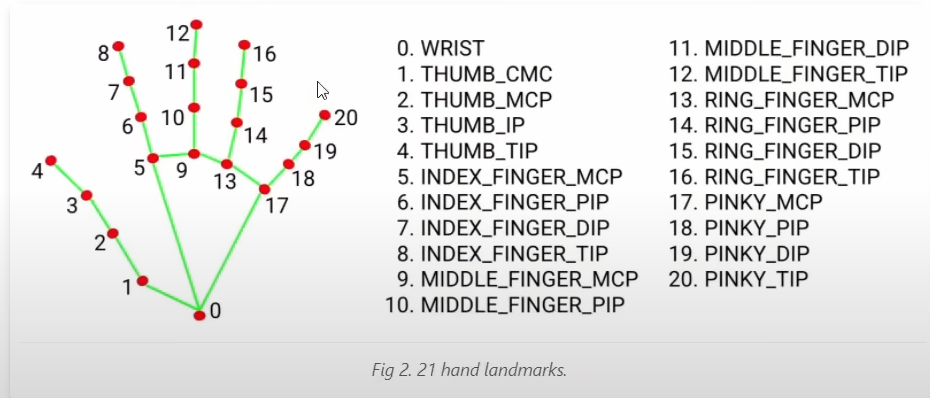
#> input picture Hand_Tracking/image.png, 930 x 398 px, given in place of the camera
$ python main.py
#> lines starting #> are read from the running program, lines starting #| are printed output that depends on the picture; after the words box and inside, x2 and y2 are one past the last pixel; in counts of white or black regions, pixels touching at a corner belong together
### File_Scanner/utlis.py
import cv2
import numpy as np

## TO STACK ALL THE IMAGES IN ONE WINDOW
def stackImages(imgArray,scale,lables=[]):
    rows = len(imgArray)
    cols = len(imgArray[0])
    rowsAvailable = isinstance(imgArray[0], list)
    width = imgArray[0][0].shape[1]
    height = imgArray[0][0].shape[0]
    if rowsAvailable:
        for x in range ( 0, rows):
            for y in range(0, cols):
                imgArray[x][y] = cv2.resize(imgArray[x][y], (0, 0), None, scale, scale)
                if len(imgArray[x][y].shape) == 2: imgArray[x][y]= cv2.cvtColor( imgArray[x][y], cv2.COLOR_GRAY2BGR)
        imageBlank = np.zeros((height, width, 3), np.uint8)
        hor = [imageBlank]*rows
        hor_con = [imageBlank]*rows
        for x in range(0, rows):
            hor[x] = np.hstack(imgArray[x])
            hor_con[x] = np.concatenate(imgArray[x])
        ver = np.vstack(hor)
        ver_con = np.concatenate(hor)
    else:
        for x in range(0, rows):
            imgArray[x] = cv2.resize(imgArray[x], (0, 0), None, scale, scale)
            if len(imgArray[x].shape) == 2: imgArray[x] = cv2.cvtColor(imgArray[x], cv2.COLOR_GRAY2BGR)
        hor= np.hstack(imgArray)
        hor_con= np.concatenate(imgArray)
        ver = hor
    if len(lables) != 0:
        eachImgWidth= int(ver.shape[1] / cols)
        eachImgHeight = int(ver.shape[0] / rows)
        print(eachImgHeight)
        for d in range(0, rows):
            for c in range (0,cols):
                cv2.rectangle(ver,(c*eachImgWidth,eachImgHeight*d),(c*eachImgWidth+len(lables[d])*13+27,30+eachImgHeight*d),(255,255,255),cv2.FILLED)
                # cv2.putText(ver,lables[d],(eachImgWidth*c+10,eachImgHeight*d+20),cv2.FONT_HERSHEY_COMPLEX,0.7,(255,0,255),2)
    return ver

# [13 lines left out: function reorder, not called in this run]


def biggestContour(contours):
    biggest = np.array([])
    max_area = 0
    for i in contours:
        area = cv2.contourArea(i)
        if area > 5000:
            peri = cv2.arcLength(i, True)
            approx = cv2.approxPolyDP(i, 0.02 * peri, True)
            if area > max_area and len(approx) == 4:
                biggest = approx
                max_area = area
    return biggest,max_area
# [7 lines left out: function drawRectangle, not called in this run]

def nothing(x):
    pass

def initializeTrackbars(intialTracbarVals=0):
    cv2.namedWindow("Trackbars")
    cv2.resizeWindow("Trackbars", 360, 240)
    cv2.createTrackbar("Threshold1", "Trackbars", 200,255, nothing)
    cv2.createTrackbar("Threshold2", "Trackbars", 200, 255, nothing)


def valTrackbars():
    Threshold1 = cv2.getTrackbarPos("Threshold1", "Trackbars")
    Threshold2 = cv2.getTrackbarPos("Threshold2", "Trackbars")
    src = Threshold1,Threshold2
    return src

### File_Scanner/main.py
import cv2
import cv2.img_hash
import numpy as np
# import File_Scanner.utlis as utlis
import utlis


########################################################################
webCamFeed = True
pathImage = "1.jpg"
cap = cv2.VideoCapture(0)
cap.set(10,160)
heightImg = 640
widthImg  = 480
########################################################################

utlis.initializeTrackbars()
count=0

while True:

    if webCamFeed:success, img = cap.read()
#> img is the input picture: shape (398, 930, 3); mean B, G, R 228, 229.1, 229.1
    else:img = cv2.imread(pathImage)
    img = cv2.resize(img, (widthImg, heightImg)) # RESIZE IMAGE
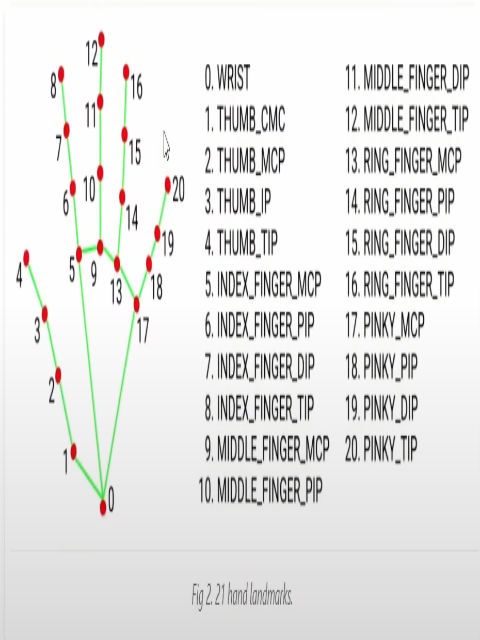
#> img: shape (640, 480, 3); mean B, G, R 228, 229, 229.1
    imgBlank = np.zeros((heightImg,widthImg, 3), np.uint8) # CREATE A BLANK IMAGE FOR TESTING DEBUGING IF REQUIRED
    imgGray = cv2.cvtColor(img, cv2.COLOR_BGR2GRAY) # CONVERT IMAGE TO GRAY SCALE
    imgBlur = cv2.GaussianBlur(imgGray, (5, 5), 1) # ADD GAUSSIAN BLUR
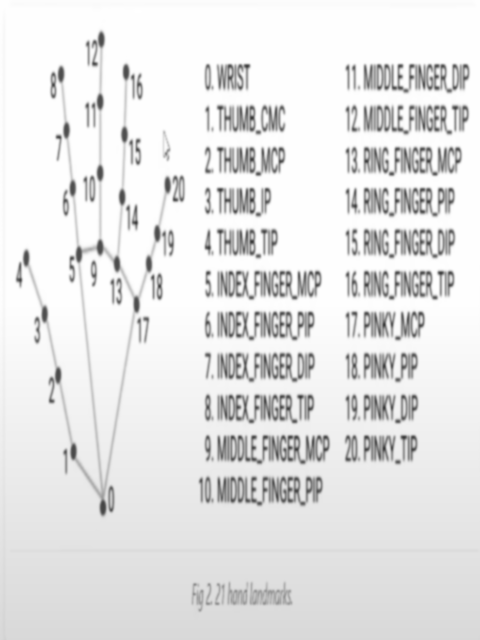
#> imgBlur: shape (640, 480); min 60, max 255, mean 228.9
    thres=utlis.valTrackbars() # GET TRACK BAR VALUES FOR THRESHOLDS
    imgThreshold = cv2.Canny(imgBlur,thres[0],thres[1]) # APPLY CANNY BLUR
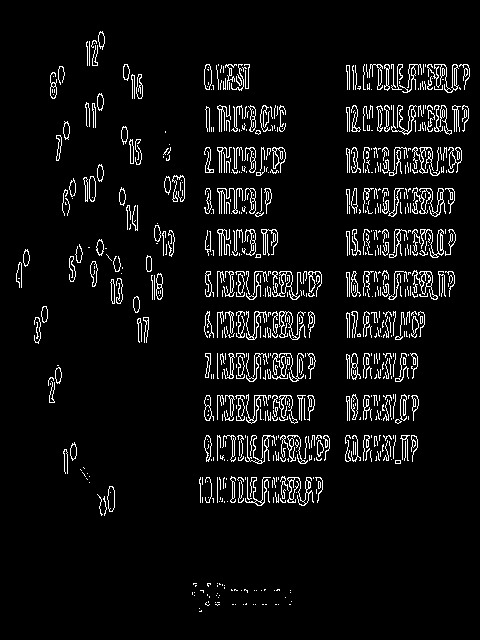
#> imgThreshold: shape (640, 480); 6.2% white in thin lines or dots, all inside (x1, y1, x2, y2) = (16, 31, 470, 612)
    kernel = np.ones((5, 5))
    imgDial = cv2.dilate(imgThreshold, kernel, iterations=2) # APPLY DILATION
#> imgDial: shape (640, 480); 31.4% white; 42 white regions, largest, box (x1, y1, x2, y2) and area: (200, 431, 334, 468) 4616, (342, 101, 473, 139) 4559, (195, 472, 327, 510) 4514
    imgThreshold = cv2.erode(imgDial, kernel, iterations=1)  # APPLY EROSION
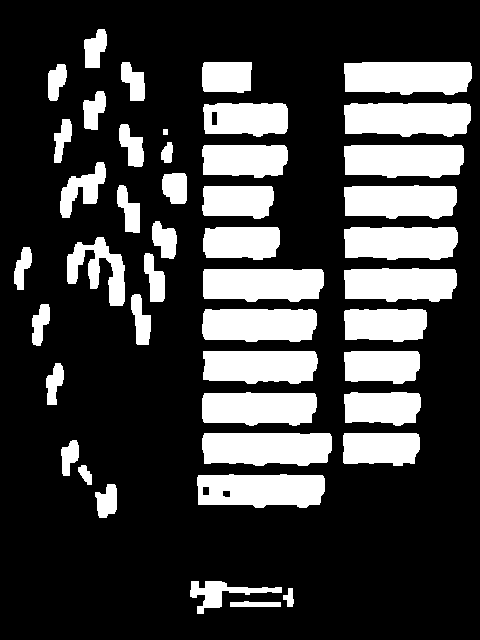
#> imgThreshold: shape (640, 480); 25.2% white; 45 white regions

    ## FIND ALL COUNTOURS
    imgContours = img.copy() # COPY IMAGE FOR DISPLAY PURPOSES
    imgBigContour = img.copy() # COPY IMAGE FOR DISPLAY PURPOSES
    contours, hierarchy = cv2.findContours(imgThreshold, cv2.RETR_EXTERNAL, cv2.CHAIN_APPROX_SIMPLE) # FIND ALL CONTOURS
#> contours = 45 contours; largest, box (x1, y1, x2, y2) and area: (202, 433, 332, 466) 3770, (344, 103, 471, 137) 3710, (197, 474, 325, 508) 3693, (344, 62, 472, 95) 3672, (344, 145, 464, 178) 3484
    cv2.drawContours(imgContours, contours, -1, (0, 255, 0), 10) # DRAW ALL DETECTED CONTOURS
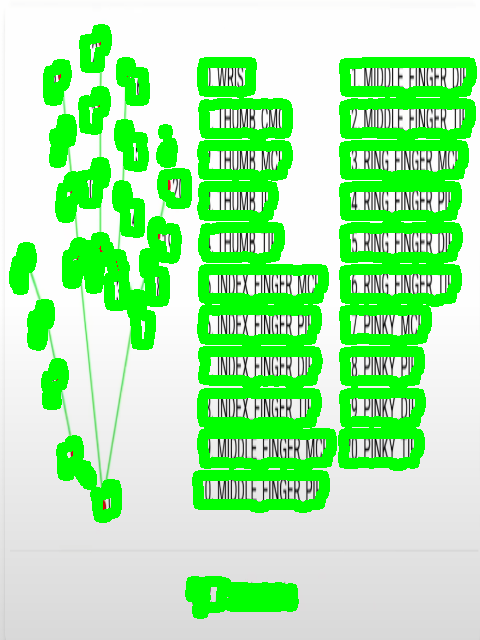
#> imgContours: shape (640, 480, 3); mean B, G, R 165.9, 238.1, 166


    # FIND THE BIGGEST COUNTOUR
    biggest, maxArea = utlis.biggestContour(contours) # FIND THE BIGGEST CONTOUR
#> the loop in biggestContour, `for i in contours:` made 45 passes
#> area on passes 1 to 12: 205, 105, 920, 497, 3693, 143, 383.5, 2196.5, 3769.5, 2147, 3299, 424.5
#> (i, area) on pass 35: ([[163, 129], [163, 134], [167, 134], [167, 129]], 20)
#> after the loop in biggestContour, `for i in contours:`: biggest = empty array; max_area = 0
#> biggest = empty array; maxArea = 0
    if biggest.size != 0:
        biggest=utlis.reorder(biggest)
        cv2.drawContours(imgBigContour, biggest, -1, (0, 255, 0), 20) # DRAW THE BIGGEST CONTOUR
        imgBigContour = utlis.drawRectangle(imgBigContour,biggest,2)
        pts1 = np.float32(biggest) # PREPARE POINTS FOR WARP
        pts2 = np.float32([[0, 0],[widthImg, 0], [0, heightImg],[widthImg, heightImg]]) # PREPARE POINTS FOR WARP
        matrix = cv2.getPerspectiveTransform(pts1, pts2)
        imgWarpColored = cv2.warpPerspective(img, matrix, (widthImg, heightImg))

        #REMOVE 20 PIXELS FORM EACH SIDE
        imgWarpColored=imgWarpColored[20:imgWarpColored.shape[0] - 20, 20:imgWarpColored.shape[1] - 20]
        imgWarpColored = cv2.resize(imgWarpColored,(widthImg,heightImg))

        # APPLY ADAPTIVE THRESHOLD
        imgWarpGray = cv2.cvtColor(imgWarpColored,cv2.COLOR_BGR2GRAY)
        imgAdaptiveThre= cv2.adaptiveThreshold(imgWarpGray, 255, 1, 1, 7, 2)
        imgAdaptiveThre = cv2.bitwise_not(imgAdaptiveThre)
        imgAdaptiveThre=cv2.medianBlur(imgAdaptiveThre,3)

        # Image Array for Display
        imageArray = ([img,imgGray,imgThreshold,imgContours],[imgBigContour,imgWarpColored, imgWarpGray,imgAdaptiveThre])
        # imageArray = ([imgBigContour,imgWarpColored, imgWarpGray,imgAdaptiveThre])

    else:
        imageArray = ([img,imgGray,imgThreshold,imgContours],[imgBlank, imgBlank, imgBlank, imgBlank])
        # imageArray = ([imgBlank, imgBlank, imgBlank, imgBlank])

    # LABELS FOR DISPLAY
    lables = [["Original","Gray","Threshold","Contours"],["Biggest Contour","Warp Prespective","Warp Gray","Adaptive Threshold"]]

    stackedImage = utlis.stackImages(imageArray,0.75,lables)
#> in stackImages, `rows = len(imgArray)`: rows = 2
#> in stackImages, `cols = len(imgArray[0])`: cols = 4
#> in stackImages, `rowsAvailable = isinstance(imgArray[0], list)`: rowsAvailable = True
#> in stackImages, `hor = [imageBlank]*rows`: hor = 2 items
#> in stackImages, `ver = np.vstack(hor)`:
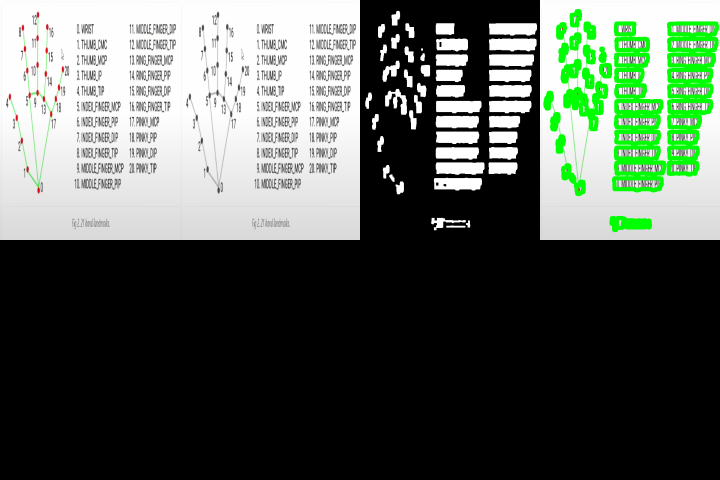
#> ver: shape (960, 1440, 3) (shown at 1/2 size); mean of channels 0, 1, 2 85.9, 95, 86; drawn as B, G, R
#> in stackImages, `eachImgWidth= int(ver.shape[1] / cols)`: eachImgWidth = 360
#> in stackImages, `eachImgHeight = int(ver.shape[0] / rows)`: eachImgHeight = 480
#| 480
#> after the loop in stackImages, `for d in range(0, rows):`:
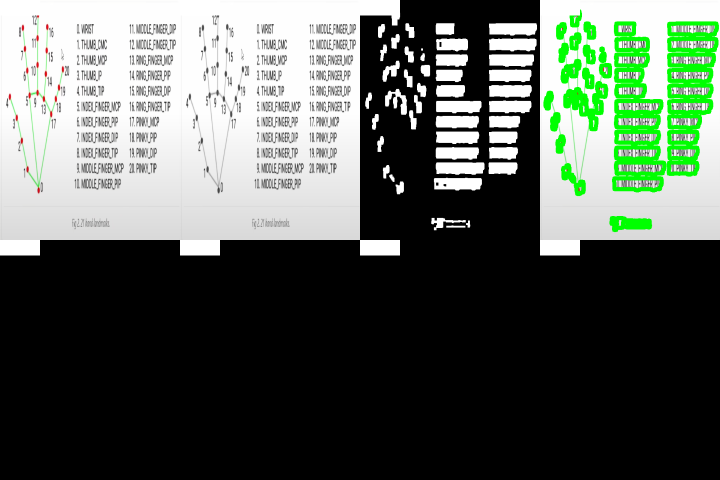
#> ver: shape (960, 1440, 3) (shown at 1/2 size); 1.43% of pixels changed, all inside (x1, y1, x2, y2) = (0, 0, 1160, 511); drawn as B, G, R
    # cv2.imshow("Result",stackedImage)
    cv2.imshow("imgBigContou",imgBigContour)

    # SAVE IMAGE WHEN 's' key is pressed
    if cv2.waitKey(1) & 0xFF == ord('s') :
#> (key q is pressed here)
        cv2.imwrite("Scanned/myImage"+str(count)+".jpg",imgWarpColored)
        cv2.rectangle(stackedImage, ((int(stackedImage.shape[1] / 2) - 230), int(stackedImage.shape[0] / 2) + 50),(1100, 350), (0, 255, 0), cv2.FILLED)
        cv2.putText(stackedImage, "Scan Saved", (int(stackedImage.shape[1] / 2) - 200, int(stackedImage.shape[0] / 2)),cv2.FONT_HERSHEY_DUPLEX, 3, (0, 0, 255), 5, cv2.LINE_AA)
        cv2.imshow('Result', stackedImage)
        cv2.waitKey(300)
        count += 1
    if cv2.waitKey(1) & 0xFF == ord('q') :
#> (key q is pressed here)
        break
